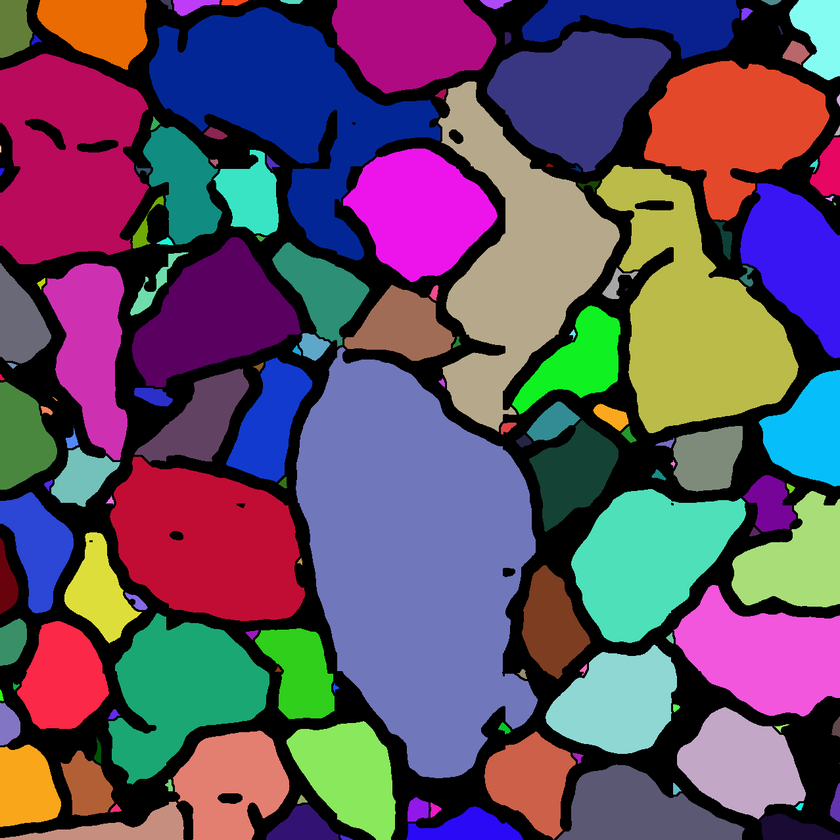
#> input picture validation/m_att_watershed/conta01.tif, 840 x 840 px, shrunk from 1278 x 1278 before the run, found by its file name
$ python watershed_final_treatment.py
#> lines starting #> are read from the running program, lines starting #| are printed output that depends on the picture; after the words box and inside, x2 and y2 are one past the last pixel; in counts of white or black regions, pixels touching at a corner belong together
# -*- coding: utf-8 -*-
"""
Created on Tue Apr  9 06:40:08 2024

@author: ramos
"""

import numpy as np
import cv2 as cv
from matplotlib import pyplot as plt


dirty_path = "train/masks/conta01.tif"

# Read image
img = cv.imread(dirty_path)
#> img is the input picture: shape (840, 840, 3); mean B, G, R 99.8, 79, 97.1

plt.imshow(img)
plt.title('Original Image')
plt.show()

# Turn the colorful image into Black&White
for i in range(img.shape[0]):
    for j in range(img.shape[1]):
        # Check if the pixel is not [0, 0, 0]
        if not all(img[i, j] == [0, 0, 0]):
            # Set the pixel to [255, 255, 255]
            img[i, j] = [255, 255, 255]
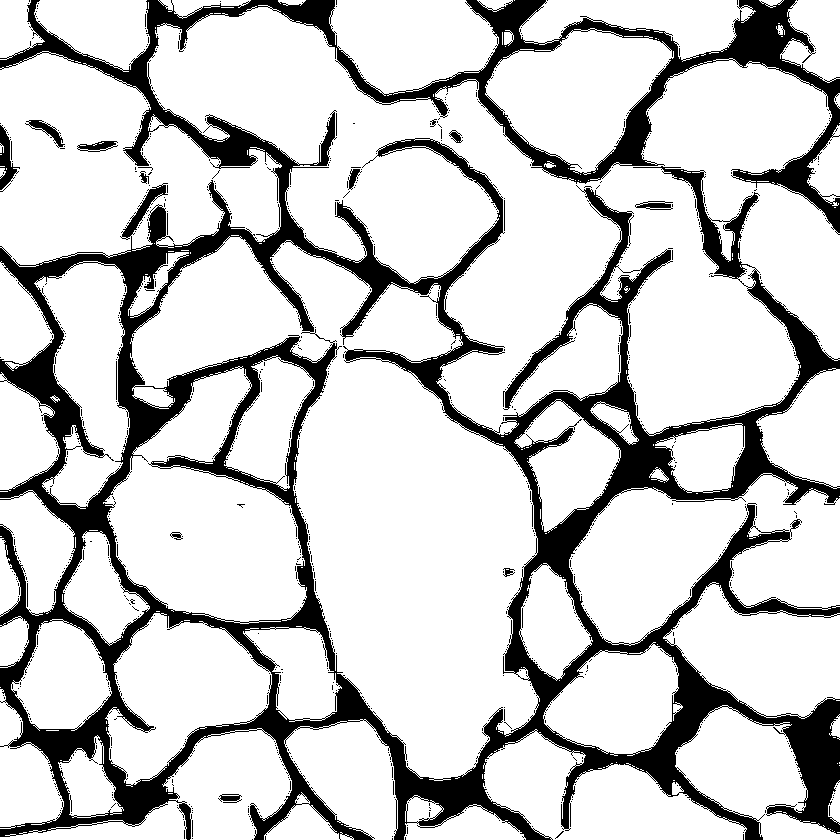
#> img: shape (840, 840, 3); 80% white; 979 black regions (961 under 20 px), largest, box (x1, y1, x2, y2) and area: (0, 0, 840, 840) 136930, (0, 125, 20, 190) 558, (25, 120, 65, 148) 324

# Turn the 3 channel image into 1 channel
gray = cv.cvtColor(img,cv.COLOR_BGR2GRAY)

# Threshold not necessary
ret1, thresh = cv.threshold(gray,0,255,cv.THRESH_BINARY+cv.THRESH_OTSU)
#> ret1 = 0

# Remove some noise
kernel = np.ones((3,3),np.uint8)
opening = cv.morphologyEx(thresh,cv.MORPH_OPEN,kernel, iterations = 5)
#> opening: shape (840, 840); 75.4% white; 8 black regions (2 under 20 px), largest, box (x1, y1, x2, y2) and area: (0, 0, 840, 840) 171804, (0, 123, 20, 192) 763, (25, 120, 65, 149) 419, (635, 201, 673, 210) 279, (218, 794, 242, 803) 188, (170, 532, 183, 540) 79

# Define sure background area
sure_bg = cv.dilate(opening,kernel,iterations=3)
#> sure_bg: shape (840, 840); 86.4% white; 17 black regions (8 under 20 px), largest, box (x1, y1, x2, y2) and area: (0, 0, 840, 840) 94725, (0, 130, 14, 188) 463, (322, 117, 334, 165) 200

# Define sure foreground area
percentage = 0.10
dist_transform = cv.distanceTransform(opening,cv.DIST_L2,5)
ret2, sure_fg = cv.threshold(dist_transform,percentage*dist_transform.max(),255,0)
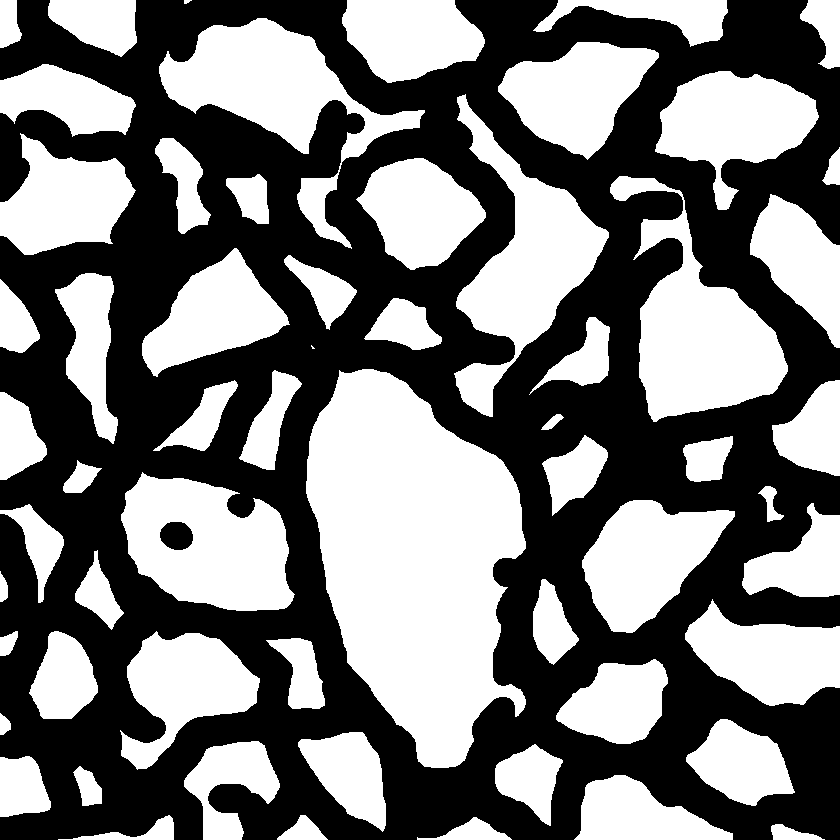
#> sure_fg: shape (840, 840) float32; 47.8% white; 60 white regions (1 under 20 px), largest, box (x1, y1, x2, y2) and area: (306, 369, 526, 768) 57728, (610, 176, 788, 422) 18613, (159, 18, 425, 249) 18071
#> ret2 = 10.4

# Change sure_fg type to uint8
sure_fg = np.uint8(sure_fg)

# Define unknown area
unknown = cv.subtract(sure_bg,sure_fg)
#> unknown: shape (840, 840); 38.6% white; 44 white regions, largest, box (x1, y1, x2, y2) and area: (146, 0, 622, 430) 39997, (597, 58, 840, 435) 25937, (106, 367, 308, 783) 20748

# Define markers to watershed Operation
ret3, markers = cv.connectedComponents(sure_fg)
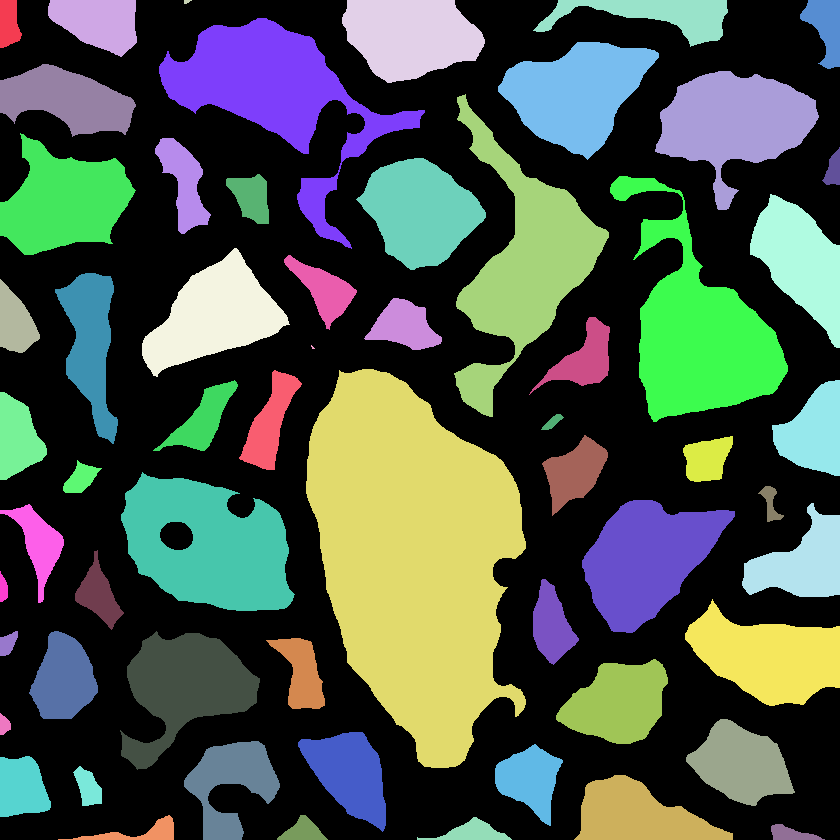
#> markers: shape (840, 840) int32; 61 distinct labels, from 0 to 60; one colour per label, 0 black
#> ret3 = 61

# Add one to all labels so that sure background is not 0, but 1
markers = markers+1
#> markers: shape (840, 840) int32; 61 distinct labels, from 1 to 61

# Now, mark the region of unknown with zero
markers[unknown==255] = 0
#> markers: shape (840, 840) int32; 62 distinct labels, from 0 to 61

# Performe watershed
markers = cv.watershed(img,markers)
#> markers: shape (840, 840) int32; 62 distinct labels, from -1 to 61

# Color black the line of watershed in the original image
img[markers == -1] = [0,0,0]
#> img: shape (840, 840, 3); 78.3% white; 244 black regions (240 under 20 px), largest, box (x1, y1, x2, y2) and area: (0, 0, 840, 840) 151930, (635, 201, 673, 210) 225, (218, 794, 242, 803) 148, (170, 532, 183, 540) 54


# Crop original image to remove border contour line
cropped_img = img[1:-1, 1:-1]
#> cropped_img: shape (838, 838, 3); 78.7% white; 246 black regions (242 under 20 px), largest, box (x1, y1, x2, y2) and area: (0, 0, 838, 838) 148572, (634, 200, 672, 209) 225, (217, 793, 241, 802) 148, (169, 531, 182, 539) 54

# Turn the 3 channel watershed image into 1 channel
cropped_gray = cv.cvtColor(cropped_img,cv.COLOR_BGR2GRAY)

# Improve the thickness of the watershed line
cropped_eroded = cv.erode(cropped_gray,kernel,iterations=1)
#> cropped_eroded: shape (838, 838); 71.3% white; 6 black regions (1 under 20 px), largest, box (x1, y1, x2, y2) and area: (0, 0, 838, 838) 200830, (633, 199, 673, 210) 385, (216, 792, 242, 803) 260, (168, 530, 183, 540) 125, (235, 502, 245, 508) 43

# Define the components of the new image
ret4, cropped_markers = cv.connectedComponents(cropped_eroded)
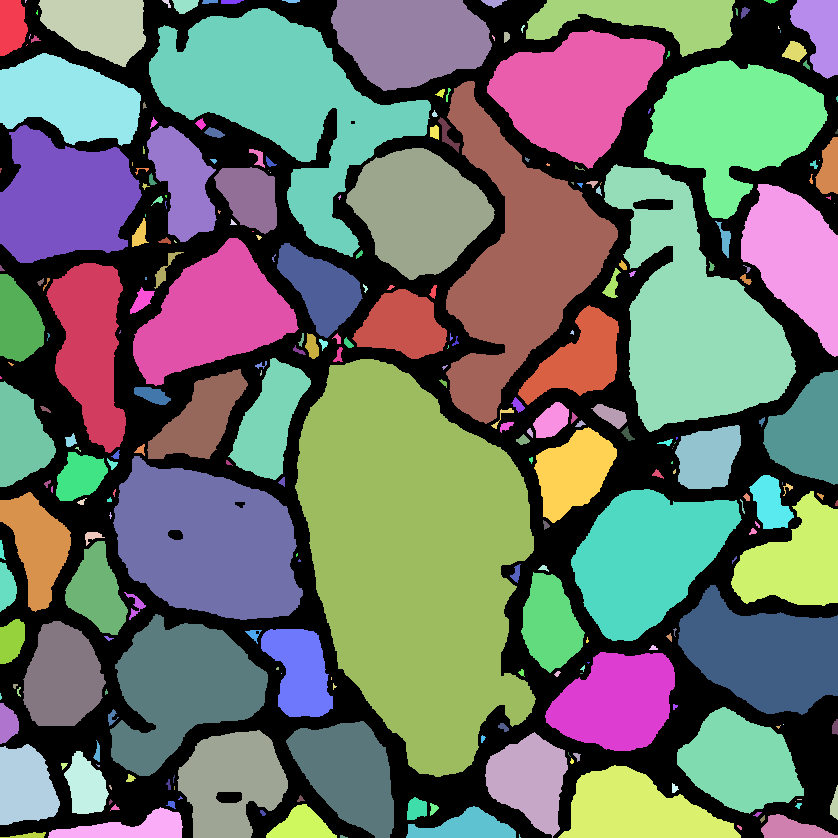
#> cropped_markers: shape (838, 838) int32; 273 distinct labels, from 0 to 272; one colour per label, 0 black
#> ret4 = 273

# Create false color image with black background and colored objects
colors = np.random.randint(0, 255, size=(ret4, 3), dtype=np.uint8)
#> colors = 273 rows, first 8: [172, 10, 127], [140, 47, 170], [196, 151, 117], [166, 22, 183], [192, 204, 33], [216, 67, 179], [78, 154, 251], [82, 162, 219]
colors[0] = [0, 0, 0]  # black background
false_colors = colors[cropped_markers]
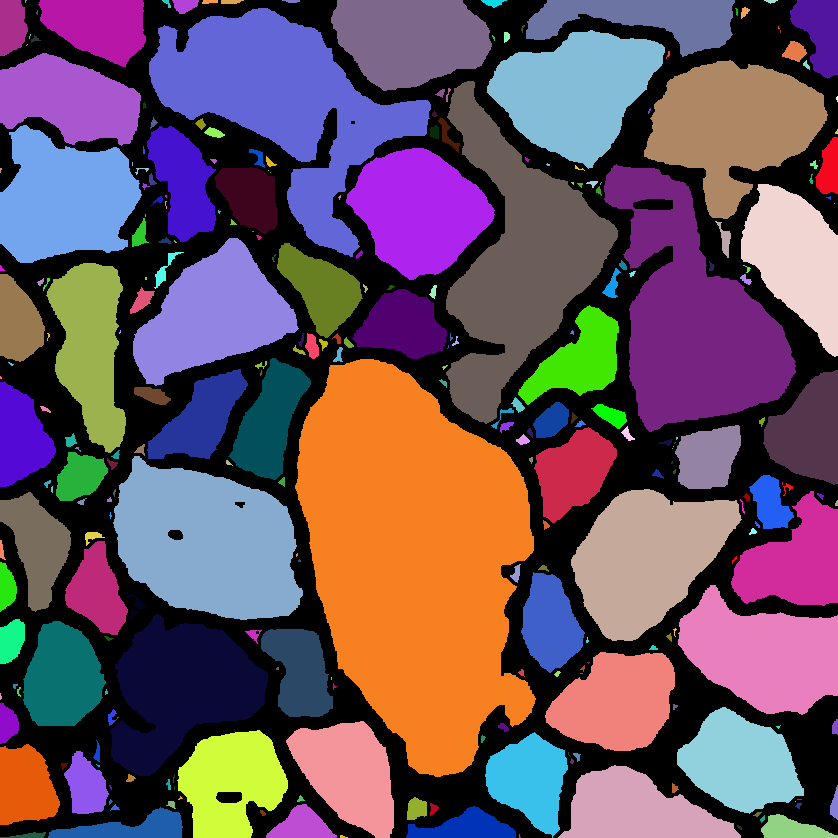
#> false_colors: shape (838, 838, 3); mean of channels 0, 1, 2 96.8, 82.1, 106.3; drawn as B, G, R

plt.imshow(false_colors)
plt.title('Watershed Image')
plt.show()

$ run again, with validation/m_att_watershed/conta03.tif copied over validation/m_att_watershed/conta01.tif
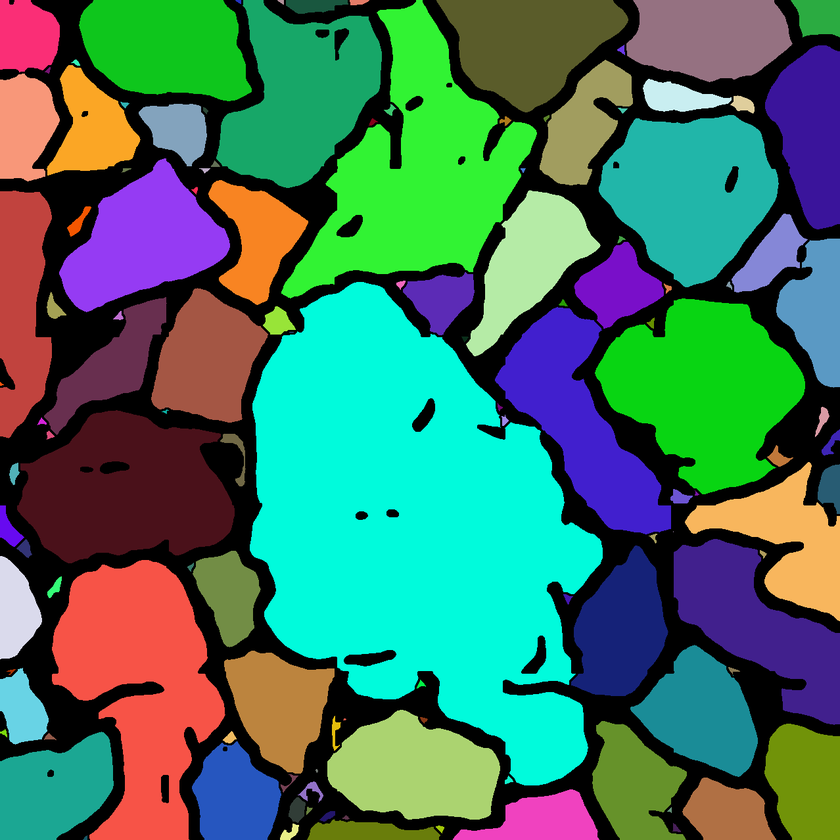
#> input picture validation/m_att_watershed/conta03.tif, 840 x 840 px, shrunk from 1278 x 1278 before the run, found by its file name
#> img is the input picture: shape (840, 840, 3); mean B, G, R 97.1, 117.9, 66.8
#> after the loop `for i in range(img.shape[0]):`:
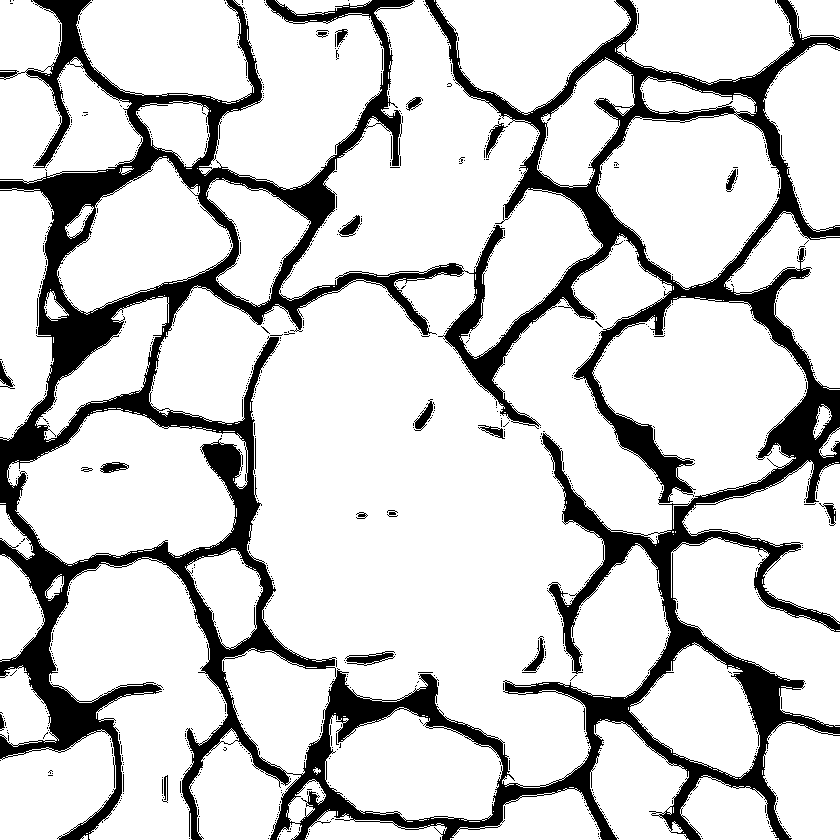
#> img: shape (840, 840, 3); 81.8% white; 1058 black regions (1034 under 20 px), largest, box (x1, y1, x2, y2) and area: (0, 0, 840, 840) 123683, (345, 651, 395, 666) 352, (522, 636, 545, 673) 255
#> ret1 = 0
#> opening: shape (840, 840); 77.6% white; 13 black regions (2 under 20 px), largest, box (x1, y1, x2, y2) and area: (0, 0, 840, 840) 156121, (413, 399, 435, 431) 348, (337, 215, 362, 237) 307
#> sure_bg: shape (840, 840); 87.8% white; 19 black regions (8 under 20 px), largest, box (x1, y1, x2, y2) and area: (0, 0, 840, 840) 82146, (268, 0, 410, 165) 2541, (338, 266, 460, 334) 841
#> ret2 = 9.08
#> unknown: shape (840, 840); 33.4% white; 46 white regions, largest, box (x1, y1, x2, y2) and area: (45, 0, 675, 823) 88293, (49, 557, 228, 840) 12070, (593, 295, 808, 497) 8771
#> ret3 = 52
#> cropped_img: shape (838, 838, 3); 80.6% white; 209 black regions (199 under 20 px), largest, box (x1, y1, x2, y2) and area: (0, 0, 838, 838) 134805, (412, 398, 434, 430) 296, (337, 213, 361, 236) 266
#> cropped_eroded: shape (838, 838); 73.9% white; 14 black regions (1 under 20 px), largest, box (x1, y1, x2, y2) and area: (0, 0, 838, 838) 180795, (411, 397, 435, 431) 460, (335, 212, 362, 237) 413
#> cropped_markers: shape (838, 838) int32; 212 distinct labels, from 0 to 211
#> ret4 = 212
#> colors = 212 rows, first 8: [172, 10, 127], [140, 47, 170], [196, 151, 117], [166, 22, 183], [192, 204, 33], [216, 67, 179], [78, 154, 251], [82, 162, 219]
#> `false_colors = colors[cropped_markers]`:
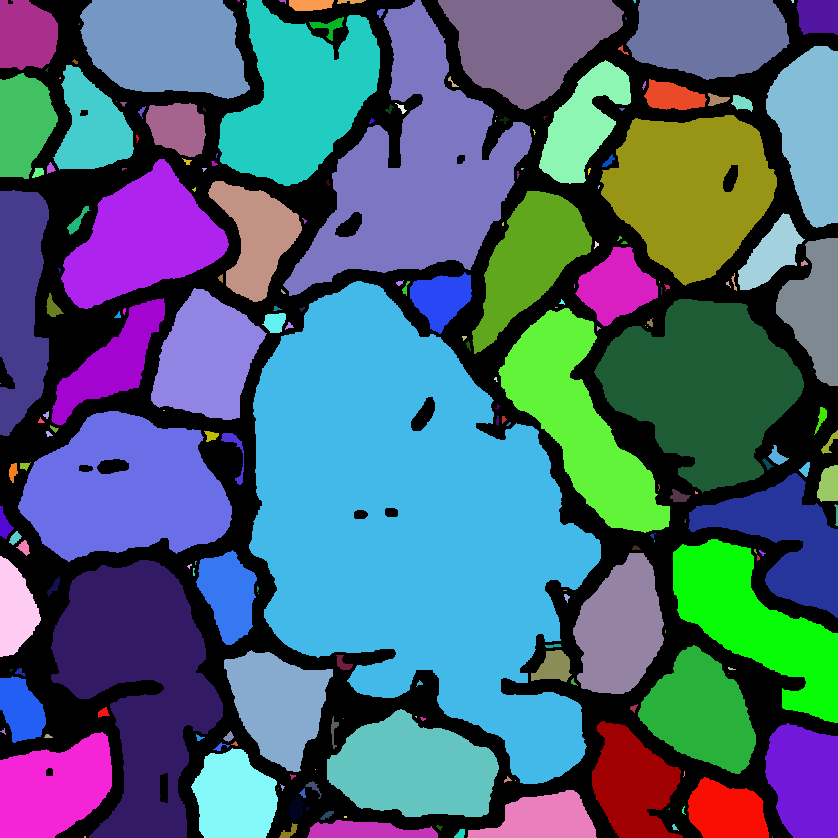
#> false_colors: shape (838, 838, 3); mean of channels 0, 1, 2 120.5, 101.4, 73.9; drawn as B, G, R
